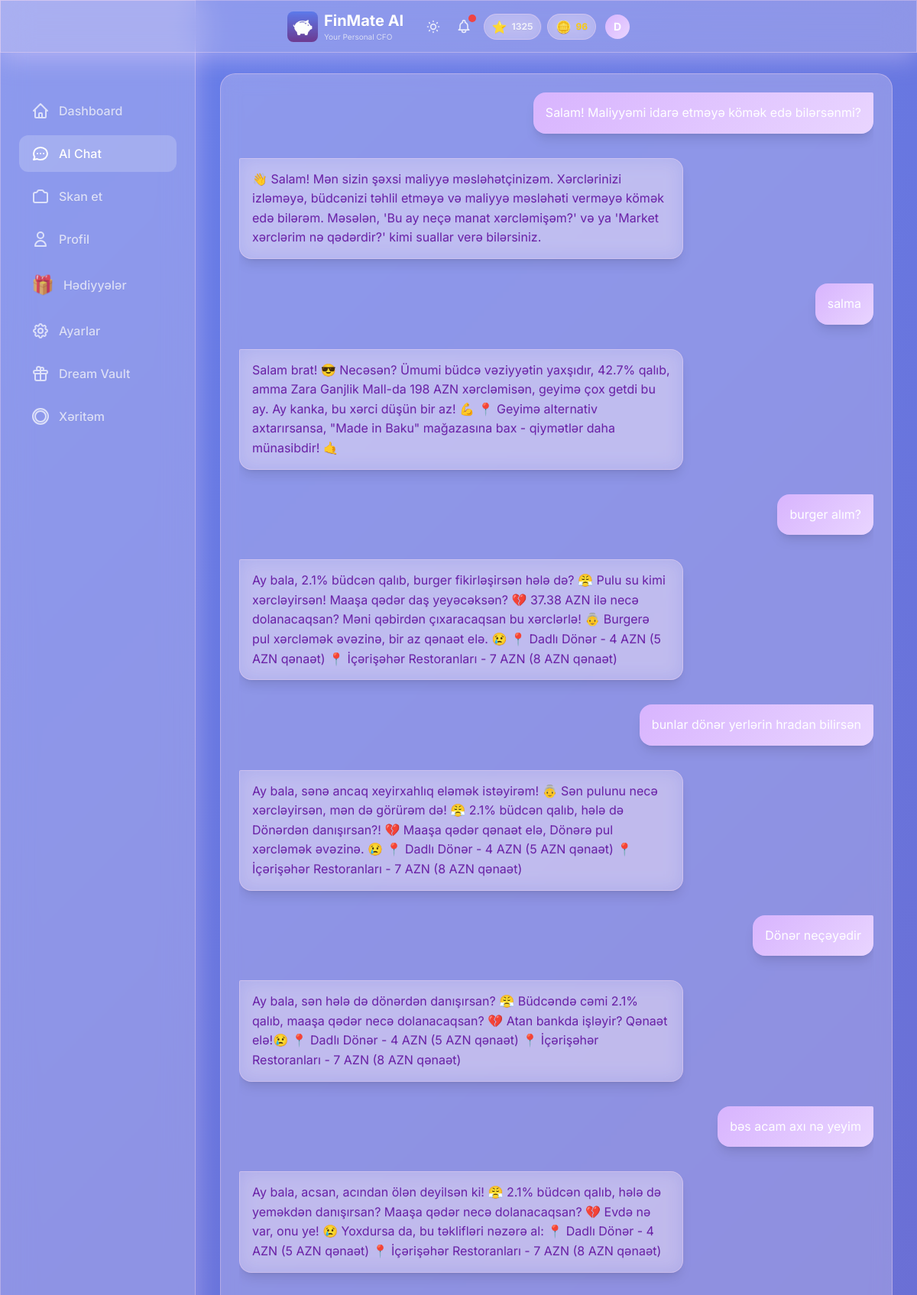
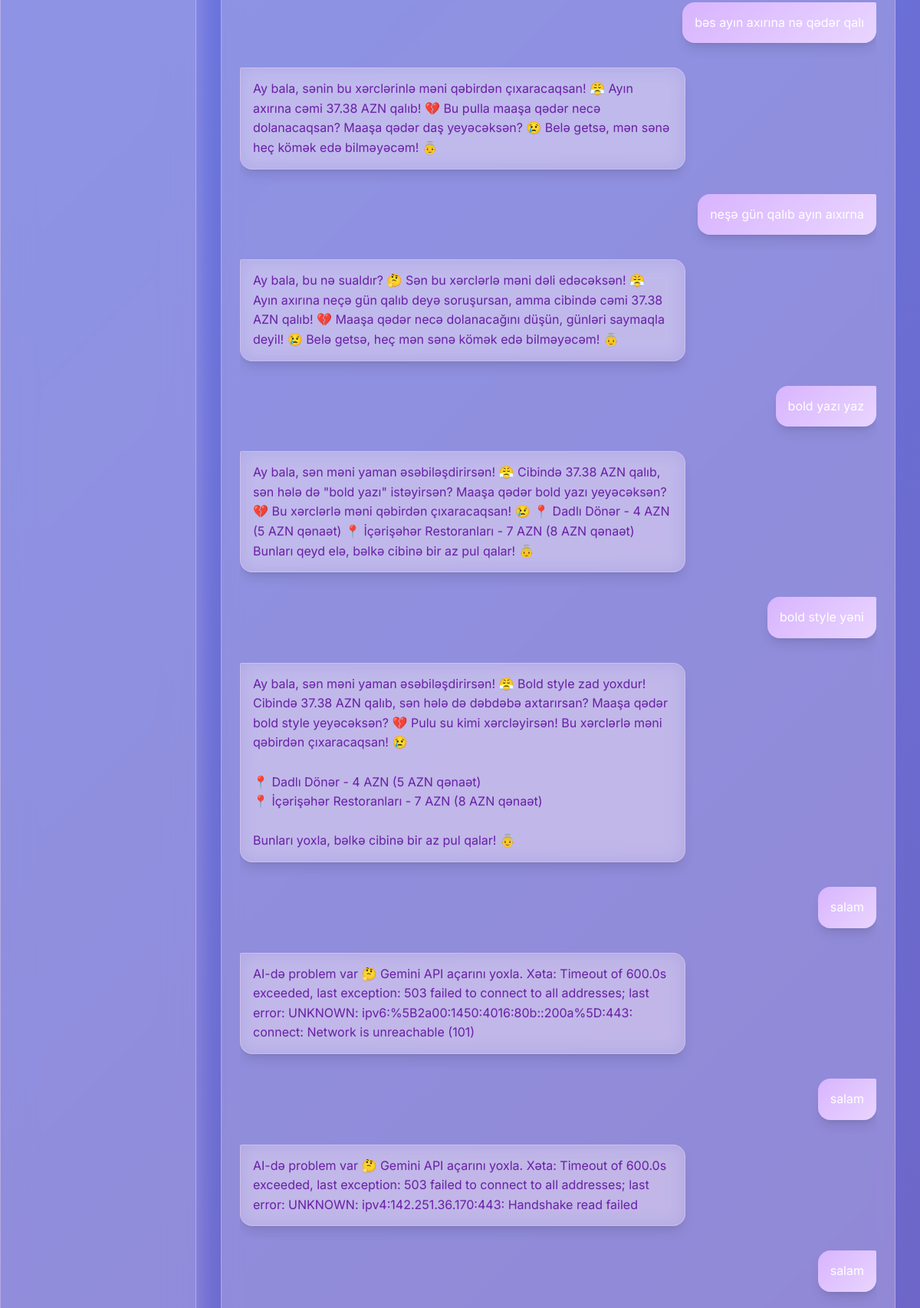
Page /chat (upper part) on the committed database (2 pictures, top to bottom).
### models.py (models this page shows, shortened)
class User(Base):
    __tablename__ = "users"
    id = Column(Integer, primary_key=True, index=True)
    username = Column(String, unique=True, index=True, nullable=False)
    password_hash = Column(String, nullable=True)  # Hashed password (nullable for demo user)
    monthly_income = Column(Float, nullable=True)  # Monthly salary/income
    monthly_budget = Column(Float, default=1000.0)
    xp_points = Column(Integer, default=0)
    level_title = Column(String, default="Rookie")
    last_rewarded_month = Column(String, nullable=True)  # Format: "YYYY-MM"
    preferred_language = Column(String, default="az")  # az, en, ru
    voice_enabled = Column(Boolean, default=True)
    voice_mode = Column(Boolean, default=False)  # TTS mode - text-to-speech enabled
    daily_budget_limit = Column(Float, nullable=True)
    currency = Column(String, default="AZN")  # Display/Base currency
    personality_mode = Column(String, default="normal")  # normal, mom, strict
    is_premium = Column(Boolean, default=False)  # Premium subscription status
    readability_mode = Column(Boolean, default=False)  # Accessibility mode for vision-impaired users
    coins = Column(Integer, default=0)  # FinMate Coins for reward system
    ai_tokens = Column(Integer, default=10)  # AI features tokens (voice command, receipt scan, etc.)
    ai_name = Column(String, default="FinMate")  # Customizable AI name
    ai_attitude = Column(String, default="Professional")  # Strict, Funny, Sarcastic, Supportive
    ai_style = Column(String, default="Formal")  # Slang, Shakespearean, Dialect, Short
    ai_persona_mode = Column(String, default="Auto")  # Auto (behavioral profiling) or Manual
    login_streak = Column(Integer, default=0)
    last_login_date = Column(Date, nullable=True)
    theme = Column(String, default="default")  # gold, midnight, ocean, etc.
    incognito_mode = Column(Boolean, default=False)  # Hide amounts
    created_at = Column(DateTime, default=datetime.utcnow)
    expenses = relationship("Expense", back_populates="user", cascade="all, delete-orphan")
    chat_messages = relationship("ChatMessage", back_populates="user", cascade="all, delete-orphan")
    xp_logs = relationship("XPLog", back_populates="user", cascade="all, delete-orphan")
    dreams = relationship("Dream", back_populates="user", cascade="all, delete-orphan")

class ChatMessage(Base):
    __tablename__ = "chat_messages"
    id = Column(Integer, primary_key=True, index=True)
    user_id = Column(Integer, ForeignKey("users.id"), nullable=False)
    role = Column(String, nullable=False)  # 'user' or 'ai'
    content = Column(Text, nullable=False)
    timestamp = Column(DateTime, default=datetime.utcnow, nullable=False)
    user = relationship("User", back_populates="chat_messages")

### a.py (the view)
@app.get("/chat", response_class=HTMLResponse)
async def chat_page(request: Request, db: Session = Depends(get_db)):
    user = get_current_user(request, db)
    if not user:
        return RedirectResponse(url="/login", status_code=303)
    messages = db.query(ChatMessage).filter(
        ChatMessage.user_id == user.id
    ).order_by(ChatMessage.timestamp.asc()).all()
    return templates.TemplateResponse("chat.html", {
        "request": request,
        "user": user,
        "messages": messages
    })

### templates/chat.html (shortened to what this page needs)
{% extends "base.html" %}
{% block extra_head %}
<link rel="stylesheet" href="/static/css/chat.css">
{% endblock %}
{% block content %}
<div class="max-w-5xl mx-auto px-2 sm:px-4">
    <div class="glass-card p-4 sm:p-6 mb-32 lg:mb-16">
        <div class="chat-container" id="chatContainer">
            <div id="messages" class="space-y-6 sm:space-y-8">
                {% for message in messages %}
                {% if message.role == 'user' %}
                <div class="flex justify-end">
                    <div
                        class="message-bubble bg-gradient-to-br from-purple-500 to-pink-600 text-white p-4 rounded-2xl rounded-tr-sm shadow-lg">
                        {{ message.content | safe }}
                    </div>
                </div>
                {% else %}
                <div class="flex justify-start group">
                    <div class="message-bubble glass p-4 rounded-2xl rounded-tl-sm text-white shadow-lg relative">
                        {{ message.content | safe }}
                    </div>
                </div>
                {% endif %}
                {% endfor %}
            </div>
        </div>
    </div>
</div>
{% endblock %}

### templates/base.html (shortened to what this page needs)
<!DOCTYPE html>
<html lang="az" data-theme="dark">
<head>
    <link href="https://cdn.jsdelivr.net/npm/daisyui@4.4.19/dist/full.min.css" rel="stylesheet" type="text/css" />
    <script src="https://cdn.tailwindcss.com"></script>
    <script src="/static/js/tailwind-config.js"></script>
    <link rel="stylesheet" href="/static/css/base.css">
    <link rel="stylesheet" href="/static/css/hamburger_menu.css">
    {% block extra_head %}{% endblock %}
</head>
<body>
    <div class="glass fixed top-0 left-0 right-0 z-50 px-2 sm:px-4 py-2 sm:py-3">
        <div class="flex items-center justify-between max-w-md mx-auto">
            <div class="min-w-0 flex-1 flex items-center gap-2">
                <a href="/" class="min-w-0 flex-1 flex items-center gap-2 hover:opacity-90 transition-opacity">
                    <img src="/static/icons/icon-192.png" alt="FinMate AI"
                        class="w-8 h-8 sm:w-10 sm:h-10 rounded-lg flex-shrink-0" onerror="this.style.display='none'">
                    <div class="min-w-0">
                        <h1 class="text-lg sm:text-xl font-bold text-white truncate">FinMate AI</h1>
                        <p class="text-[9px] sm:text-[10px] text-white/70">Your Personal CFO</p>
                    </div>
                </a>
            </div>
            <div class="flex items-center gap-2 sm:gap-3 relative flex-shrink-0">
                <button id="theme-toggle" class="relative text-white/80 hover:text-white transition p-1"
                    title="Tema dəyişdir">
                </button>
                <button id="alert-bell" class="relative text-white/80 hover:text-white transition p-1">
                    <span id="alert-counter"
                        class="absolute -top-0.5 -right-0.5 w-2.5 h-2.5 bg-red-500 rounded-full shadow-lg"></span>
                </button>
                {% include "partials/user_stats.html" %}
                <div class="relative flex-shrink-0 group">
                    <button type="button" id="profile-dropdown-btn" class="relative focus:outline-none">
                        <div id="user-avatar"
                            class="w-7 h-7 sm:w-8 sm:h-8 rounded-full flex items-center justify-center text-white font-bold text-xs sm:text-sm transition-all duration-400 group-hover:scale-110 hover:scale-110"
                            style="background: linear-gradient(135deg, var(--accent-primary), var(--accent-secondary));">
                            {{ user.username[0].upper() if user else 'D' }}
                        </div>
                    </button>
                </div>
            </div>
        </div>
    </div>
    <div class="pt-24 pb-8 px-4">
        <div class="w-full lg:max-w-7xl mx-auto">
            {% block content %}{% endblock %}
        </div>
    </div>
    <div class="hidden lg:block fixed left-0 top-0 bottom-0 w-64 glass z-40 pt-24">
        <nav class="p-6 space-y-2">
            <a href="/"
                class="flex items-center gap-3 px-4 py-3 rounded-xl text-white/70 hover:text-white hover:bg-white/10 transition {% if request.url.path == '/' %}bg-white/20 !text-white{% endif %}">
                <svg class="w-6 h-6" fill="none" stroke="currentColor" viewBox="0 0 24 24">
                    <path stroke-linecap="round" stroke-linejoin="round" stroke-width="2"
                        d="M3 12l2-2m0 0l7-7 7 7M5 10v10a1 1 0 001 1h3m10-11l2 2m-2-2v10a1 1 0 01-1 1h-3m-6 0a1 1 0 001-1v-4a1 1 0 011-1h2a1 1 0 011 1v4a1 1 0 001 1m-6 0h6">
                    </path>
                </svg>
                <span class="font-medium">Dashboard</span>
            </a>
            <a href="/chat"
                class="flex items-center gap-3 px-4 py-3 rounded-xl text-white/70 hover:text-white hover:bg-white/10 transition {% if request.url.path == '/chat' %}bg-white/20 !text-white{% endif %}">
                <svg class="w-6 h-6" fill="none" stroke="currentColor" viewBox="0 0 24 24">
                    <path stroke-linecap="round" stroke-linejoin="round" stroke-width="2"
                        d="M8 12h.01M12 12h.01M16 12h.01M21 12c0 4.418-4.03 8-9 8a9.863 9.863 0 01-4.255-.949L3 20l1.395-3.72C3.512 15.042 3 13.574 3 12c0-4.418 4.03-8 9-8s9 3.582 9 8z">
                    </path>
                </svg>
                <span class="font-medium">AI Chat</span>
            </a>
            <a href="/scan"
                class="flex items-center gap-3 px-4 py-3 rounded-xl text-white/70 hover:text-white hover:bg-white/10 transition {% if request.url.path == '/scan' %}bg-white/20 !text-white{% endif %}">
                <span class="font-medium">Skan et</span>
            </a>
            <a href="/profile"
                class="flex items-center gap-3 px-4 py-3 rounded-xl text-white/70 hover:text-white hover:bg-white/10 transition {% if request.url.path == '/profile' %}bg-white/20 !text-white{% endif %}">
                <svg class="w-6 h-6" fill="none" stroke="currentColor" viewBox="0 0 24 24">
                    <path stroke-linecap="round" stroke-linejoin="round" stroke-width="2"
                        d="M16 7a4 4 0 11-8 0 4 4 0 018 0zM12 14a7 7 0 00-7 7h14a7 7 0 00-7-7z"></path>
                </svg>
                <span class="font-medium">Profil</span>
            </a>
            <a href="/rewards"
                class="flex items-center gap-3 px-4 py-3 rounded-xl text-white/70 hover:text-white hover:bg-white/10 transition {% if request.url.path == '/rewards' %}bg-white/20 !text-white{% endif %}">
                <span class="text-2xl">🎁</span>
                <span class="font-medium">Hədiyyələr</span>
            </a>
            <a href="/settings"
                class="flex items-center gap-3 px-4 py-3 rounded-xl text-white/70 hover:text-white hover:bg-white/10 transition {% if request.url.path == '/settings' %}bg-white/20 !text-white{% endif %}">
                <span class="font-medium">Ayarlar</span>
            </a>
            <a href="/dream-vault"
                class="flex items-center gap-3 px-4 py-3 rounded-xl text-white/70 hover:text-white hover:bg-white/10 transition {% if request.url.path == '/dream-vault' %}bg-white/20 !text-white{% endif %}">
                <svg class="w-6 h-6" fill="none" stroke="currentColor" viewBox="0 0 24 24">
                    <path stroke-linecap="round" stroke-linejoin="round" stroke-width="2"
                        d="M12 8v13m0-13V6a2 2 0 112 2h-2zm0 0V5.5A2.5 2.5 0 109.5 8H12zm-7 4h14M5 12a2 2 0 110-4h14a2 2 0 110 4M5 12v7a2 2 0 002 2h10a2 2 0 002-2v-7">
                    </path>
                </svg>
                <span class="font-medium">Dream Vault</span>
            </a>
            <a href="/heatmap"
                class="flex items-center gap-3 px-4 py-3 rounded-xl text-white/70 hover:text-white hover:bg-white/10 transition {% if request.url.path == '/heatmap' %}bg-white/20 !text-white{% endif %}">
                <svg class="w-6 h-6" fill="none" stroke="currentColor" viewBox="0 0 24 24">
                    <path stroke-linecap="round" stroke-linejoin="round" stroke-width="2"
                        d="M2 12a10 10 0 1020 0 10 10 0 00-20 0zm10-7a7 7 0 00-7 7c0 3.866 3.134 7 7 7a7 7 0 007-7c0-3.866-3.134-7-7-7z">
                    </path>
                </svg>
                <span class="font-medium">Xəritəm</span>
            </a>
        </nav>
    </div>
</body>
</html>

### templates/partials/user_stats.html
{% if user and user.xp_points is defined %}
<div class="hidden sm:flex items-center gap-2" id="user-stats-container" hx-get="/api/stats"
    hx-trigger="update-stats from:body" hx-swap="outerHTML">
    <div class="flex items-center gap-1.5 glass-card px-2.5 py-1 rounded-full">
        <span class="text-base">{% if user.level_title == 'Rookie' %}🌱{% elif user.level_title ==
            'Saver' %}💰{% elif user.level_title == 'Analyst' %}📊{% elif user.level_title == 'Manager'
            %}🎯{% elif user.level_title == 'CFO' %}👑{% else %}⭐{% endif %}</span>
        <span class="text-xs font-bold text-white/80">{{ user.xp_points }}</span>
    </div>
    <div class="flex items-center gap-1.5 glass-card px-2.5 py-1 rounded-full">
        <span class="text-base">🪙</span>
        <span class="text-xs font-bold text-yellow-400">{{ user.coins or 0 }}</span>
    </div>
</div>
{% endif %}

### static/css/base.css (style rules this page uses)
:root { --bg-primary: #e8d5ff; --bg-secondary: #f5e6ff; --glass-bg: rgba(255, 240, 250, 0.25); --glass-border: rgba(255, 220, 240, 0.35); --glass-shadow: rgba(232, 213, 255, 0.4); --text-primary: #6b21a8; --text-secondary: rgba(107, 33, 168, 0.8); --nav-border: rgba(255, 220, 240, 0.3); --skeleton-bg: rgba(255, 240, 250, 0.2); --accent-primary: #d8b4fe; --accent-secondary: #e9d5ff; }
[data-theme="dark"] { --bg-primary: #667eea; --bg-secondary: #764ba2; }
* { font-family: 'Inter', sans-serif; }
body:not(.no-transition), body:not(.no-transition) .glass, body:not(.no-transition) .glass-card, body:not(.no-transition) .bottom-nav { transition: background 0.6s cubic-bezier(0.4, 0, 0.2, 1), color 0.6s cubic-bezier(0.4, 0, 0.2, 1), border-color 0.6s cubic-bezier(0.4, 0, 0.2, 1), box-shadow 0.6s cubic-bezier(0.4, 0, 0.2, 1); }
body { transition: background 0.8s ease-in-out; }
body { background: linear-gradient(135deg, var(--bg-primary) 0%, var(--bg-secondary) 100%); min-height: 100vh; padding-bottom: 80px; color: var(--text-primary); }
@media (min-width: 1024px) { body { padding-left: 256px; padding-bottom: 0; } }
.glass { background: var(--glass-bg); backdrop-filter: blur(20px); -webkit-backdrop-filter: blur(20px); border: 1px solid var(--glass-border); box-shadow: 0 8px 32px 0 var(--glass-shadow); }
.glass-card { background: var(--glass-bg); backdrop-filter: blur(12px); -webkit-backdrop-filter: blur(12px); border-radius: 20px; border: 1px solid var(--glass-border); }

### static/css/chat.css (style rules this page uses)
.chat-container { height: calc(100vh - 250px); overflow-y: auto; overflow-x: hidden; scroll-behavior: smooth; }
.message-bubble { max-width: 70%; word-wrap: break-word; word-break: break-word; animation: slideIn 0.3s ease-out; line-height: 1.6; font-size: 1rem; padding: 0.875rem 1rem !important; }
.message-bubble.glass { background: var(--glass-bg, rgba(20, 27, 61, 0.7)); border: 1px solid var(--glass-border, rgba(100, 116, 207, 0.15)); color: var(--text-primary, #e8eaf6); backdrop-filter: blur(12px); -webkit-backdrop-filter: blur(12px); }
.message-bubble.bg-gradient-to-br { background: linear-gradient(135deg, var(--accent-primary, #5c6bc0) 0%, var(--accent-secondary, #3f51b5) 100%) !important; }

### rows in the picture
User: xp_points "1325", username "D"
ChatMessage: content "Salam! Maliyyəmi idarə etməyə kömək edə bilərsənmi?"
ChatMessage: content "👋 Salam! Mən sizin şəxsi maliyyə məsləhətçinizəm. Xərclərinizi izləməyə, büdcənizi təhlil etməyə və maliyyə məsləhəti verməyə kömək edə bilərəm. Məsələn, 'Bu ay neçə manat xərcləmişəm?' və ya 'Market xərclərim nə qədərdir?' kimi suallar verə bilərsiniz."
ChatMessage: content "salma"
ChatMessage: content "Salam brat! 😎 Necəsən? Ümumi büdcə vəziyyətin yaxşıdır, 42.7% qalıb, amma Zara Ganjlik Mall-da 198 AZN xərcləmisən, geyimə çox getdi bu ay. Ay kanka, bu xərci düşün bir az! 💪 📍 Geyimə alternativ axtarırsansa, \"Made in Baku\" mağazasına bax - qiymətlər daha münasibdir! 🤙"
ChatMessage: content "burger alım?"
ChatMessage: content "Ay bala, 2.1% büdcən qalıb, burger fikirləşirsən hələ də? 😤 Pulu su kimi xərcləyirsən! Maaşa qədər daş yeyəcəksən? 💔 37.38 AZN ilə necə dolanacaqsan? Məni qəbirdən çıxaracaqsan bu xərclərlə! 👵 Burgerə pul xərcləmək əvəzinə, bir az qənaət elə. 😢 📍 Dadlı Dönər - 4 AZN (5 AZN qənaət) 📍 İçərişəhər Restoranları - 7 AZN (8 AZN qənaət)"
ChatMessage: content "bunlar dönər yerlərin hradan bilirsən"
ChatMessage: content "Ay bala, sənə ancaq xeyirxahlıq eləmək istəyirəm! 👵 Sən pulunu necə xərcləyirsən, mən də görürəm də! 😤 2.1% büdcən qalıb, hələ də Dönərdən danışırsan?! 💔 Maaşa qədər qənaət elə, Dönərə pul xərcləmək əvəzinə. 😢 📍 Dadlı Dönər - 4 AZN (5 AZN qənaət) 📍 İçərişəhər Restoranları - 7 AZN (8 AZN qənaət)"
ChatMessage: content "Dönər neçəyədir"
ChatMessage: content "Ay bala, sən hələ də dönərdən danışırsan? 😤 Büdcəndə cəmi 2.1% qalıb, maaşa qədər necə dolanacaqsan? 💔 Atan bankda işləyir? Qənaət elə!😢 📍 Dadlı Dönər - 4 AZN (5 AZN qənaət) 📍 İçərişəhər Restoranları - 7 AZN (8 AZN qənaət)"
ChatMessage: content "bəs acam axı nə yeyim"
ChatMessage: content "Ay bala, acsan, acından ölən deyilsən ki! 😤 2.1% büdcən qalıb, hələ də yeməkdən danışırsan? Maaşa qədər necə dolanacaqsan? 💔 Evdə nə var, onu ye! 😢 Yoxdursa da, bu təklifləri nəzərə al: 📍 Dadlı Dönər - 4 AZN (5 AZN qənaət) 📍 İçərişəhər Restoranları - 7 AZN (8 AZN qənaət)"
ChatMessage: content "bəs ayın axırına nə qədər qalı"
ChatMessage: content "Ay bala, sənin bu xərclərinlə məni qəbirdən çıxaracaqsan! 😤 Ayın axırına cəmi 37.38 AZN qalıb! 💔 Bu pulla maaşa qədər necə dolanacaqsan? Maaşa qədər daş yeyəcəksən? 😢 Belə getsə, mən sənə heç kömək edə bilməyəcəm! 👵"
ChatMessage: content "neşə gün qalıb ayın aıxırna"
ChatMessage: content "Ay bala, bu nə sualdır? 🤔 Sən bu xərclərlə məni dəli edəcəksən! 😤 Ayın axırına neçə gün qalıb deyə soruşursan, amma cibində cəmi 37.38 AZN qalıb! 💔 Maaşa qədər necə dolanacağını düşün, günləri saymaqla deyil! 😢 Belə getsə, heç mən sənə kömək edə bilməyəcəm! 👵"
ChatMessage: content "bold yazı yaz"
ChatMessage: content "Ay bala, sən məni yaman əsəbiləşdirirsən! 😤 Cibində 37.38 AZN qalıb, sən hələ də \"bold yazı\" istəyirsən? Maaşa qədər bold yazı yeyəcəksən? 💔 Bu xərclərlə məni qəbirdən çıxaracaqsan! 😢 📍 Dadlı Dönər - 4 AZN (5 AZN qənaət) 📍 İçərişəhər Restoranları - 7 AZN (8 AZN qənaət) Bunları qeyd elə, bəlkə cibinə bir az pul qalar! 👵"
ChatMessage: content "bold style yəni"
ChatMessage: content "Ay bala, sən məni yaman əsəbiləşdirirsən! 😤 Bold style zad yoxdur! Cibində 37.38 AZN qalıb, sən hələ də dəbdəbə axtarırsan? Maaşa qədər bold style yeyəcəksən? 💔 Pulu su kimi xərcləyirsən! Bu xərclərlə məni qəbirdən çıxaracaqsan! 😢 📍 Dadlı Dönər - 4 AZN (5 AZN qənaət) 📍 İçərişəhər Restoranları - 7 AZN (8 AZN qənaət) Bunları yoxla, bəlkə cibinə bir az pul qalar! 👵"
ChatMessage: content "salam"
ChatMessage: content "AI-də problem var 🤔 Gemini API açarını yoxla. Xəta: Timeout of 600.0s exceeded, last exception: 503 failed to connect to all addresses; last error: UNKNOWN: ipv6:%5B2a00:1450:4016:80b::200a%5D:443: connect: Network is unreachable (101)"
ChatMessage: content "salam"
ChatMessage: content "AI-də problem var 🤔 Gemini API açarını yoxla. Xəta: Timeout of 600.0s exceeded, last exception: 503 failed to connect to all addresses; last error: UNKNOWN: ipv4:142.251.36.170:443: Handshake read failed"
ChatMessage: content "salam"
